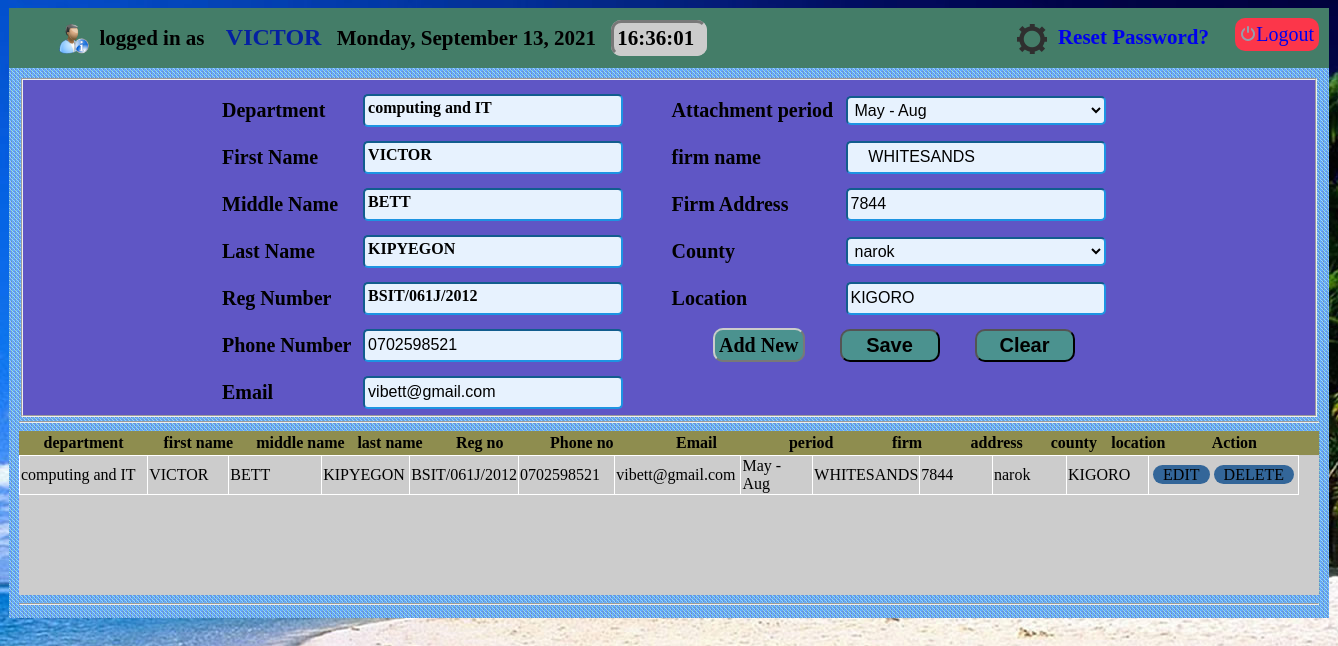
The app's page /user_panel.php?action=edit&id=22 (signed in) with its own data.
### tables this page shows
CREATE TABLE IF NOT EXISTS `user_details` (
  `id` int(10) NOT NULL AUTO_INCREMENT,
  `dept` varchar(40) NOT NULL,
  `fname` varchar(20) NOT NULL,
  `mname` varchar(20) NOT NULL,
  `lname` varchar(20) NOT NULL,
  `regno` varchar(20) NOT NULL,
  `password` varchar(50) NOT NULL,
  PRIMARY KEY (`id`)
);

CREATE TABLE IF NOT EXISTS `main` (
  `id` int(10) NOT NULL AUTO_INCREMENT,
  `dept` varchar(40) NOT NULL,
  `fname` varchar(20) NOT NULL,
  `mname` varchar(20) NOT NULL,
  `lname` varchar(20) NOT NULL,
  `regno` varchar(20) NOT NULL,
  `phone` varchar(20) NOT NULL,
  `email` varchar(20) NOT NULL,
  `period` varchar(15) NOT NULL,
  `firm_name` varchar(20) NOT NULL,
  `firm_address` varchar(15) NOT NULL,
  `county` varchar(15) NOT NULL,
  `location` varchar(25) NOT NULL,
  `letter` varchar(30) NOT NULL,
  PRIMARY KEY (`id`)
);

### session.php (called while the page is built, shortened)
<?php
$connection = mysql_connect("localhost", "root", "");
if($user_check=$_SESSION['login_user']){
$user_qr=mysql_query("select * from user_details where regno='$user_check'", $connection);
$row = mysql_fetch_assoc($user_qr);
$login_session =$row['fname'];
}
?>

### user_panel.php (the view, shortened to what this page needs)
<?php include'session.php'; ?>
<?php
$username = $_SESSION['login_user'];
$query_view = "select * from main where regno ='$username'";
 $result_view =mysql_query($query_view) or die (mysql_error());
 $rows = mysql_fetch_array($result_view);
$action= $_GET['action'];
$id=$_GET["id"];
if($action=="add")
{
  $dept = $row['dept'];
	$fname = $row['fname'];
	$mname = $row['mname'];
	$lname = $row['lname'];
	$regno = $row['regno'];
    $phone ="";
	$email ="";
	$period ="";
	$firm_name ="";
	$firm_address ="";
	$county ="";
	$location ="";
}
else if($action=="edit")
{
$query="SELECT  * FROM main WHERE id='$id'";
$run=mysql_query($query) OR die("Unable to execute Queary");
  while($row=mysql_fetch_array($run))
	{
	$dept = $row['dept'];
	$fname = $row['fname'];
	$mname = $row['mname'];
	$lname = $row['lname'];
	$regno = $row['regno'];
	$phone =$row['phone'];
	$email =$row['email'];
	$period =$row['period'];
	$firm_name =$row['firm_name'];
	$firm_address =$row['firm_address'];
	$county =$row['county'];;
	$location =$row['location'];
	}
}
?>
<!DOCTYPE html>
<head>
<link href="css/style.css" rel="stylesheet" type="text/css"/>
<?php include('header_user.php'); ?>
</head>
<body onLoad="startTime()">
<div id="user_wrapper">
<div id="user_content">
   <form action="" method="post" >
   <fieldset style="height:319px;  background:#5F56C5;" >
   <table width="900px" align="center">
    <tr>
      <td>Department</td>
      <td>
       <p class="textbox">
       <?php echo $dept;  ?>
   </p>
      </td>
      <td rowspan="8" width="30px">&nbsp;</td>
      <td>Attachment period</td>
      <td>
      <select name="period" class="combo">
      <option selected><?php echo $period;  ?> </option>
      </select>
      </td>
    </tr>
    <tr>
      <td>First Name</td>
      <td>
  <p class="textbox">
    <?php echo $fname;  ?>
   </p>
      </td>
      <td>firm name</td>
      <td>
      <input type="text" name="firm_name" placeholder="enter the firm name" class="textbox" value=" <?php echo $firm_name;  ?> " required/>
      </td>
    </tr>
    <tr>
      <td>Middle Name</td>
      <td>
       <p class="textbox">
     <?php echo $mname;  ?>
   </p>
      </td>
      <td>Firm Address</td>
      <td>
      <input type="text" name="firm_address" placeholder="enter the firm  address" class="textbox" value="<?php echo $firm_address;?>" required/>
      </td>
    </tr>
    <tr>
      <td>Last Name</td>
      <td>
       <p class="textbox">
     <?php echo $lname;  ?>
   </p>
      </td>
      <td>County</td>
      <td>
      <select name="county" class="combo" required>
      <option  selected><?php echo $county;?></option>
      </select>
      </td>
    </tr>
    <tr>
      <td>Reg Number</td>
      <td>
       <p class="textbox">
    <?php echo $regno;  ?>
   </p>
      </td>
      <td>Location</td>
      <td>
      <input type="text" name="location" placeholder="enter the firm  location" class="textbox" value="<?php echo $location;?>" required/>
      </td>
    </tr>
    <tr>
      <td>Phone Number</td>
      <td>
	  <input type="text" placeholder="enter your phone number" maxlength="10" name="phone" class="textbox" required pattern="^\d{10}$"   oninvalid="this.setCustomValidity('Enter a valid phone number')"   oninput="setCustomValidity('')" value="<?php echo $phone;?>" />
      </td>
      <td  colspan="2" align="center">
      <a href="user_panel.php?action=add&id=<?php echo $rows["id"]; ?>" class="buttonlink_small">Add New</a>
      <input type="submit" name="Save" class="button" value="Save" onclick='Javascript:checkEmail();'/ >
       <input type="reset" value="Clear" name="clear" class="button"/>
      </td>
    </tr>
    <tr>
      <td>Email</td>
      <td>
      <input type="text" id='txtEmail' name="email" placeholder="enter your email address" class="textbox" value="<?php echo $email;?>" required />
      </td>
	  <td colspan="2">
	  </td>
    </tr>
   </table>
   </fieldset>
   </form>
</div>
<div style="float:left; width:1300px;">
<hr>
</div>
<div id="table_view">
<div id="user_table_th">
<table width="1280">
  <tr>
   <th width="10%">department</th>
   <th width="8%">first name</th>
   <th width="8%">middle name</th>
   <th width="6%">last name</th>
   <th width="8%">Reg no</th>
   <th width="8%">Phone no</th>
   <th width="10%">Email</th>
   <th width="8%"> period</th>
   <th width="7%">firm</th>
   <th width="7%">address</th>
   <th width="5%">county</th>
   <th width="5%">location</th>
   <th width="10%">Action</th>
  </tr>
  </table>
  </div>
  <div id="table_details">
  <form method="get">
   <table width="1280px;" border="1px" style="border:#FFF; border-collapse:collapse; border-width:thin; background:#CCC; ">
 <?php
 $username = $_SESSION['login_user'];
 $query_view = "select * from main where regno ='$username'";
 $result_view =mysql_query($query_view) or die (mysql_error());
 while($rows = mysql_fetch_array($result_view)){
	 ?>
     <tr>
     <td width="12%"><?php echo $rows['dept']; ?></td>
     <td width="7%"><?php echo $rows['fname']; ?></td>
     <td width="9%"><?php echo $rows['mname']; ?></td>
     <td width="7%"><?php echo $rows['lname']; ?></td>
     <td width="7%"><?php echo $rows['regno']; ?></td>
     <td width="8%" ><?php echo $rows['phone']; ?></td>
     <td width="10%"><?php echo $rows['email']; ?></td>
     <td width="7%"><?php echo $rows['period']; ?></td>
     <td width="7%" ><?php echo $rows['firm_name']; ?></td>
     <td width="7%"><?php echo $rows['firm_address']; ?></td>
     <td width="7%"><?php echo $rows['county']; ?></td>
     <td width="7%"><?php echo $rows['location']; ?></td>
     <td width="5%">
        <table>
          <tr>
     <td align="left">
 <a href='user_panel.php?action=edit&id=<?php echo $rows["id"]; ?>' class="buttontbl">EDIT</a></td>
    <td width="55%" align="left">
<a onClick='return confirm("are you sure you want to delete");' href='user_panel.php?action=delete&id=<?php echo $rows["id"]; ?>' class="buttontbl">DELETE</a></td>
            </tr>
      </table>
     </td>
     </tr>
     <?php
	 }
 ?>
</table>
</div>
<hr>
</div>
</div>
</body>
</html>

### header_user.php (shortened to what this page needs)
?><head>
<link href="css/style.css" rel="stylesheet" type="text/css"/>
</head>
<div id="header">
   <div id="leftside">
    <ul>
  <li>
 <img src="images/user-info-icon.png" align="left" width="30" height="30"/>&nbsp;&nbsp;logged in as &nbsp;&nbsp;<strong style="color:#0420A2; font-size:24px;">
<?php echo $login_session; ?></strong>
  </li>
  <li>
  </li>
   <li id="txt" >
  </li>
  <li>&nbsp;</li>
  <li>&nbsp;</li>
  <li style="float:right;  " id="reset_button" >
  <a href="reset_password.php" style="text-decoration:none;" ><img src="images/settings.png" align="absmiddle";/>&nbsp;&nbsp;Reset Password?</a>
  </li>
</ul>
</div>
<div id="logout">
<a href="logout.php"><img src="images/menu-logoff.png"/>Logout</a>
</div>
</div>

### css/style.css (style rules this page uses)
body { background:url(../images/bac.jpg); }
.textbox { color:#000; width: 250px; font-size: 16px; padding: 3px; margin:5px; border-radius: 5px; border: inset 2px; border-color: #1d94e2; background-color:#e7f2fe; height:23px; }
.combo { color:#000; width: 260px; font-size: 16px; padding: 3px; margin:5px; border-radius: 5px; border: inset 2px; border-color: #1d94e2; background-color:#e7f2fe; }
.button { width:100px; font-size:20px; font-weight:bold; padding:3px; border-radius:10px; background:#4B928F; text-decoration:none; }
#user_wrapper { width:1300px; margin:auto; height:530px; background:url(../images/back_content_ark.gif); padding:10px 10px 10px 10px; }
#user_content { width:1300px; float:left; height:335px; }
#user_content td { font-size:20px; color:#000; font-weight:bold; font-family:"Times New Roman", Times, serif }
#table_view { width:1300px; height:auto; float:left; }
#user_table_th { background:#8E8D4F; }
#table_details { width:1300px; height:140px; background:#CCC; overflow-y:auto; }
#table_details td { border-color:#FFF; }
.buttonlink_small { width:100px; font-size:20px; font-weight:5px; padding:4px; border-radius:10px; background:#4B928F; text-decoration:none; border:outset; border-color:#CCC; border-width:2px; color:#000; }
.buttontbl { font-size: 16px; padding:1px 10px 1px 10px; width: 150px; border-radius: 10px; background-color:#369; color:#000; cursor:default; text-decoration:none; }
#header { width:1300px; background:#447D68; margin:auto; clear:both; height:50px; padding:0px 10px 10px 10px; }
#leftside { float:left; width:1200px; }
#leftside ul li { display:inline; list-style:none; font-weight:bold; padding-right:10px; font-size:21px; }
#txt { padding:3px; background:#CCC; border-radius:10px; border-style:inset; border-color:#CCC; width:120px; }
#logout { float:right; width:auto; height:auto; font-size:20px; background:#FC364A; border-radius:10px; padding:5px; margin-top:10px; }
#logout a { text-decoration:none; }

### records on screen
user_details: fname "VICTOR"
main: dept "computing and IT", period "May - Aug", fname "VICTOR", firm_name "WHITESANDS", mname "BETT", firm_address "7844", lname "KIPYEGON", county "narok", regno "BSIT/061J/2012", location "KIGORO", phone "0702598521", email "vibett@gmail.com"
